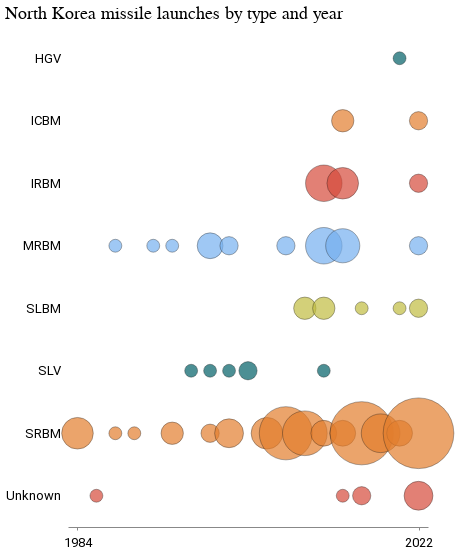

Notebook code for this chart:
### Markdown cell above
---

### Code cell
alt.Chart(missile_types).mark_circle(
    opacity=0.7, stroke="#1a1a1a", strokeWidth=0.5
).encode(
    alt.X(
        "year:O",
        axis=alt.Axis(tickCount=2, values=["1984", "2022"]),
        title="",
    ),
    alt.Y("missile_type:N", title=""),
    alt.Size(
        "count:Q",
        scale=alt.Scale(range=[0, 5000]),
        legend=None,
    ),
    alt.Color("missile_type:N", legend=None),
).properties(
    width=360, height=500, title="North Korea missile launches by type and year"
).configure_legend(
    orient="top", symbolType="circle"
)

### Figure 1 — Vega-Lite specification as saved in the notebook (floating-point values rounded to 4 significant figures)
{"config": {"view": {"width": 800, "height": 450, "strokeOpacity": 0}, "background": "#ffffff", "title": {"anchor": "start", "font": "Summit Sans", "fontColor": "palette[\"black\"]", "fontSize": 18, "fontWeight": "normal"}, "arc": {"fill": "#00d4d8"}, "area": {"fill": "#00d4d8"}, "line": {"stroke": "#00d4d8", "strokeWidth": 3}, "path": {"stroke": "#00d4d8"}, "rect": {"fill": "#00d4d8"}, "shape": {"stroke": "#00d4d8"}, "bar": {"fill": "#00d4d8"}, "point": {"stroke": "#00d4d8"}, "symbol": {"fill": "#00d4d8", "size": 30}, "axis": {"titleFont": "Roboto", "titleFontSize": 15, "titleFontWeight": "normal", "labelFont": "Roboto, sans", "labelFontSize": 13, "labelFontWeight": "normal"}, "axisX": {"labelAngle": 0, "labelPadding": 6, "tickSize": 3, "grid": false}, "axisY": {"labelBaseline": "middle", "maxExtent": 45, "minExtent": 45, "titleAlign": "left", "titleAngle": 0, "titleX": -45, "titleY": -11, "domainOpacity": 0, "gridWidth": 0.6, "gridColor": "#dddddd", "offset": 6, "tickSize": 0, "titleColor": "#767676"}, "legend": {"titleFont": "Roboto", "titleFontSize": 15, "titleFontWeight": "normal", "symbolType": "circle", "labelFont": "Roboto, sans", "labelFontSize": 13, "orient": "top"}, "range": {"category": ["#005f66", "#e37e2d", "#d64a3b", "#76b0ef", "#c1bc40"], "diverging": ["#e68a4f", "#f4bb6a", "#f9e39c", "#dadfe2", "#a6b7c6", "#849eae"], "heatmap": ["#7ff6f6", "#00eeef", "#00d4d8", "#00abb2", "#00848b", "#fbf2c7", "#00363d"], "ordinal": ["#7ff6f6", "#00eeef", "#00d4d8", "#00abb2", "#00848b", "#fbf2c7", "#00363d"], "ramp": ["#7ff6f6", "#00eeef", "#00d4d8", "#00abb2", "#00848b", "#fbf2c7", "#00363d"]}}, "data": {"name": "data-b23bec88491022aaa963157dbfb3d386"}, "mark": {"type": "circle", "opacity": 0.7, "stroke": "#1a1a1a", "strokeWidth": 0.5}, "encoding": {"color": {"field": "missile_type", "legend": null, "type": "nominal"}, "size": {"field": "count", "legend": null, "scale": {"range": [0, 5000]}, "type": "quantitative"}, "x": {"axis": {"tickCount": 2, "values": ["1984", "2022"]}, "field": "year", "title": "", "type": "ordinal"}, "y": {"field": "missile_type", "title": "", "type": "nominal"}}, "height": 500, "title": "North Korea missile launches by type and year", "width": 360, "$schema": "https://vega.github.io/schema/vega-lite/v4.17.0.json", "datasets": {"data-b23bec88491022aaa963157dbfb3d386": [{"year": "1984", "missile_type": "SRBM", "count": 6}, {"year": "1986", "missile_type": "Unknown", "count": 1}, {"year": "1990", "missile_type": "MRBM", "count": 1}, {"year": "1990", "missile_type": "SRBM", "count": 1}, {"year": "1991", "missile_type": "SRBM", "count": 1}, {"year": "1992", "missile_type": "MRBM", "count": 1}, {"year": "1993", "missile_type": "MRBM", "count": 1}, {"year": "1993", "missile_type": "SRBM", "count": 3}, {"year": "1998", "missile_type": "SLV", "count": 1}, {"year": "2006", "missile_type": "MRBM", "count": 4}, {"year": "2006", "missile_type": "SLV", "count": 1}, {"year": "2006", "missile_type": "SRBM", "count": 2}, {"year": "2009", "missile_type": "MRBM", "count": 2}, {"year": "2009", "missile_type": "SLV", "count": 1}, {"year": "2009", "missile_type": "SRBM", "count": 5}, {"year": "2012", "missile_type": "SLV", "count": 2}, {"year": "2013", "missile_type": "SRBM", "count": 6}, {"year": "2014", "missile_type": "MRBM", "count": 2}, {"year": "2014", "missile_type": "SRBM", "count": 17}, {"year": "2015", "missile_type": "SLBM", "count": 3}, {"year": "2015", "missile_type": "SRBM", "count": 12}, {"year": "2016", "missile_type": "IRBM", "count": 8}, {"year": "2016", "missile_type": "MRBM", "count": 8}, {"year": "2016", "missile_type": "SLBM", "count": 3}, {"year": "2016", "missile_type": "SLV", "count": 1}, {"year": "2016", "missile_type": "SRBM", "count": 4}, {"year": "2017", "missile_type": "ICBM", "count": 3}, {"year": "2017", "missile_type": "IRBM", "count": 6}, {"year": "2017", "missile_type": "MRBM", "count": 7}, {"year": "2017", "missile_type": "SRBM", "count": 4}, {"year": "2017", "missile_type": "Unknown", "count": 1}, {"year": "2019", "missile_type": "SLBM", "count": 1}, {"year": "2019", "missile_type": "SRBM", "count": 24}, {"year": "2019", "missile_type": "Unknown", "count": 2}, {"year": "2020", "missile_type": "SRBM", "count": 9}, {"year": "2021", "missile_type": "HGV", "count": 1}, {"year": "2021", "missile_type": "SLBM", "count": 1}, {"year": "2021", "missile_type": "SRBM", "count": 4}, {"year": "2022", "missile_type": "ICBM", "count": 2}, {"year": "2022", "missile_type": "IRBM", "count": 2}, {"year": "2022", "missile_type": "MRBM", "count": 2}, {"year": "2022", "missile_type": "SLBM", "count": 2}, {"year": "2022", "missile_type": "SRBM", "count": 30}, {"year": "2022", "missile_type": "Unknown", "count": 5}]}}
